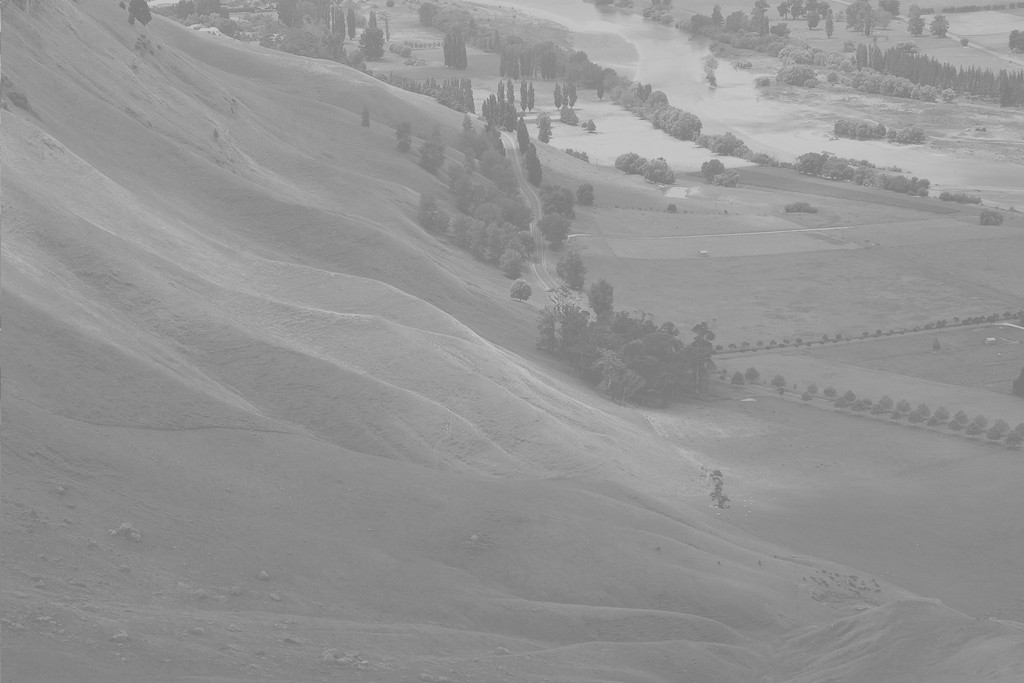
#> input picture Aula1/imagens/wiki.jpg, 1024 x 683 px
$ python p5.py
#> lines starting #> are read from the running program, lines starting #| are printed output that depends on the picture
# Importacao das bibliotecas
import cv2
import numpy as np
from matplotlib import pyplot as plt

# 1. Le a imagem e converte para escala de cinza
img = cv2.imread('imagens/wiki.jpg',0)
#> img is the input picture: shape (683, 1024); min 114, max 208, mean 148
cv2.imshow("Imagem original", img)
cv2.waitKey(0)

#
hist,bins = np.histogram(img.flatten(),256,[0,256])
#> hist = 256 values, max 28701 at index 137, min 0 at index 0, mean 2732; bins = 257 values from 0 to 256

#
cdf = hist.cumsum()
#> cdf = 256 values from 0 to 699392
cdf_normalized = cdf * hist.max()/ cdf.max()
#> cdf_normalized = 256 values from 0 to 28701

# Plota
plt.plot(cdf_normalized, color = 'b')
plt.hist(img.flatten(),256,[0,256], color = 'r')
plt.xlim([0,256])
plt.legend(('Somatorio','histograma'), loc = 'upper left')
plt.show()
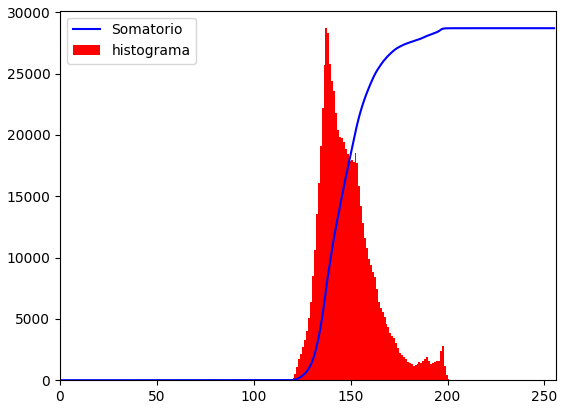
#> figure drawn by matplotlib, 1 panel; tallest bar 28701 high, from x = 137 to 138; curve peaks at x = 208, y = 28701

#
h_eq = cv2.equalizeHist(img)
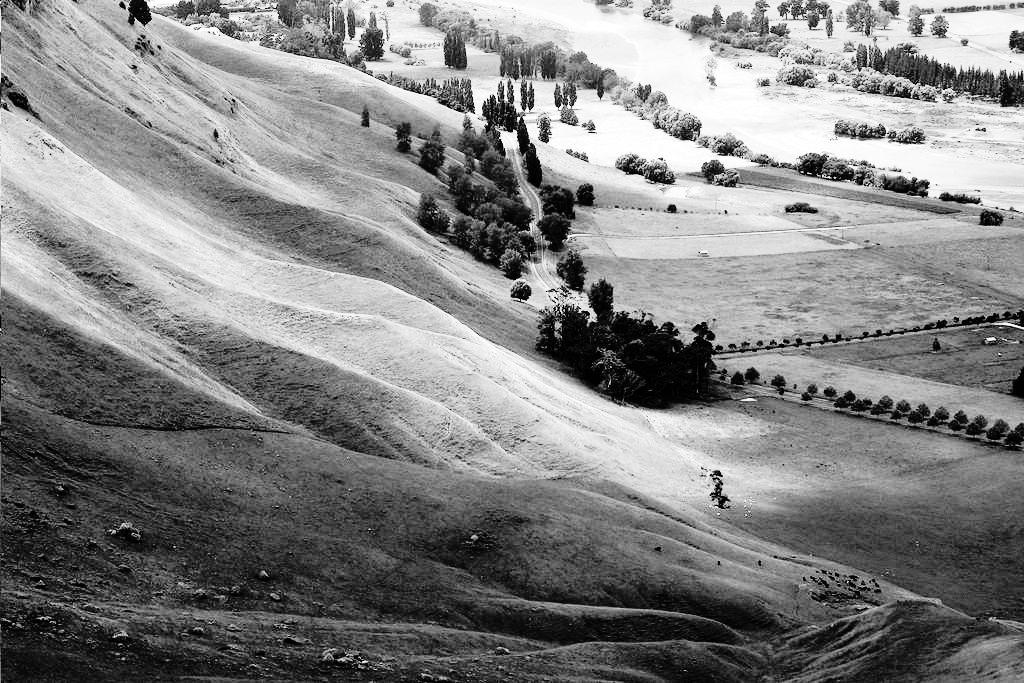
#> h_eq: shape (683, 1024); min 0, max 255, mean 130.5
cv2.imshow("Imagem Equalizada", h_eq)
cv2.waitKey(0)

#
hist2,bins2 = np.histogram(h_eq.flatten(),256,[0,256])
#> hist2 = 256 values, max 28701 at index 63, min 0 at index 5, mean 2732; bins2 = 257 values from 0 to 256

#
cdf2 = hist2.cumsum()
#> cdf2 = 256 values from 883 to 699392
cdf2_normalized = cdf2 * hist2.max()/ cdf2.max()
#> cdf2_normalized = 256 values from 36.24 to 28701

# Plota
plt.plot(cdf2_normalized, color = 'b')
plt.hist(h_eq.flatten(),256,[0,256], color = 'r')
plt.xlim([0,256])
plt.legend(('Somatorio','histograma'), loc = 'upper left')
plt.show()
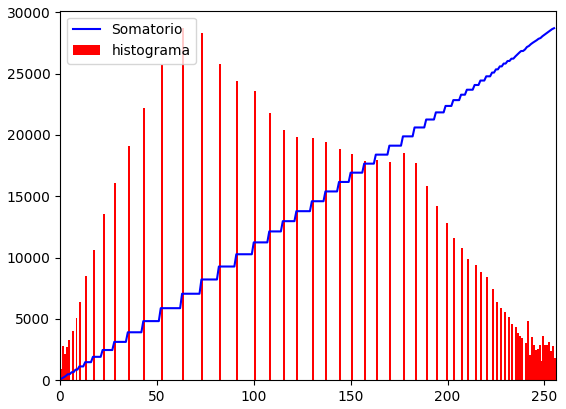
#> figure drawn by matplotlib, 1 panel; tallest bar 28701 high, from x = 63 to 64; curve peaks at x = 255, y = 28701
